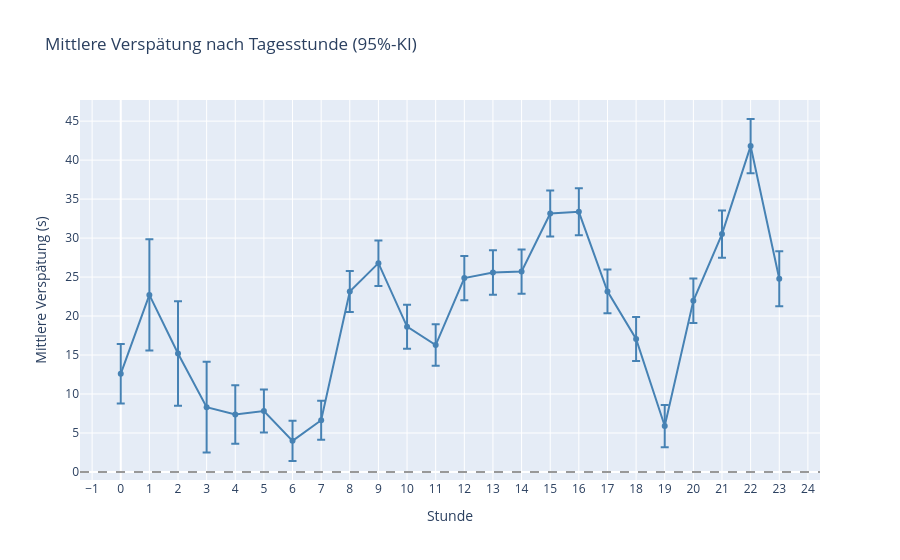

Source (notebook cell):
### Markdown cell above
## 4 – Zeitliche Muster

Wie entwickelt sich die mittlere Verspätung über den Tag und die Woche?

### Code cell
# Mittlere Verspätung pro Stunde
by_hour = (
    df_clip.groupby("hour_of_day")["delay_s"]
    .agg(mean="mean", sem=lambda s: s.sem())
    .reset_index()
)

fig = go.Figure()
fig.add_trace(go.Scatter(
    x=by_hour["hour_of_day"],
    y=by_hour["mean"],
    error_y=dict(type="data", array=by_hour["sem"] * 1.96, visible=True),
    mode="lines+markers",
    line=dict(color="steelblue", width=2),
    name="Mittlere Verspätung",
))
fig.add_hline(y=0, line_dash="dash", line_color="black", opacity=0.4)
fig.update_layout(
    title="Mittlere Verspätung nach Tagesstunde (95%-KI)",
    xaxis_title="Stunde",
    yaxis_title="Mittlere Verspätung (s)",
    xaxis=dict(tickmode="linear", dtick=1),
)
fig.show()

### Figure 1 — Plotly figure (JSON) as saved in the notebook; plotly's stock layout.template omitted (floating-point values rounded to 4 significant figures)
{"data": [{"error_y": {"array": [3.819, 7.128, 6.696, 5.823, 3.761, 2.756, 2.584, 2.506, 2.629, 2.919, 2.816, 2.648, 2.837, 2.856, 2.84, 2.946, 3.007, 2.818, 2.823, 2.717, 2.846, 3.024, 3.474, 3.531], "type": "data", "visible": true}, "line": {"color": "steelblue", "width": 2}, "mode": "lines+markers", "name": "Mittlere Verspätung", "type": "scatter", "x": [0, 1, 2, 3, 4, 5, 6, 7, 8, 9, 10, 11, 12, 13, 14, 15, 16, 17, 18, 19, 20, 21, 22, 23], "y": [12.58, 22.71, 15.19, 8.316, 7.367, 7.806, 3.99, 6.633, 23.15, 26.78, 18.63, 16.28, 24.88, 25.58, 25.71, 33.16, 33.37, 23.16, 17.07, 5.887, 21.96, 30.52, 41.8, 24.77]}], "layout": {"shapes": [{"line": {"color": "black", "dash": "dash"}, "opacity": 0.4, "type": "line", "x0": 0, "x1": 1, "xref": "x domain", "y0": 0, "y1": 0, "yref": "y"}], "title": {"text": "Mittlere Verspätung nach Tagesstunde (95%-KI)"}, "xaxis": {"dtick": 1, "tickmode": "linear", "title": {"text": "Stunde"}}, "yaxis": {"title": {"text": "Mittlere Verspätung (s)"}}}}
